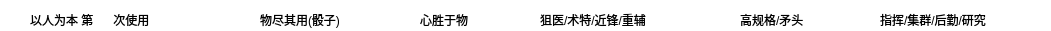
   <widget class="QGroupBox" name="groupBox">
    <property name="geometry">
     <rect>
      <x>120</x>
      <y>160</y>
      <width>1051</width>
      <height>31</height>
     </rect>
    </property>
    <property name="styleSheet">
     <string notr="true">background:transparent;border-width:0;border-style:outset</string>
    </property>
    <property name="title">
     <string/>
    </property>
    <widget class="QRadioButton" name="rb_1">
     <property name="geometry">
      <rect>
       <x>10</x>
       <y>10</y>
       <width>201</width>
       <height>19</height>
      </rect>
     </property>
     <property name="text">
      <string>以人为本 第      次使用</string>
     </property>
    </widget>
    <widget class="QRadioButton" name="rb_2">
     <property name="geometry">
      <rect>
       <x>240</x>
       <y>10</y>
       <width>131</width>
       <height>19</height>
      </rect>
     </property>
     <property name="text">
      <string>物尽其用(骰子)</string>
     </property>
    </widget>
    <widget class="QRadioButton" name="rb_3">
     <property name="geometry">
      <rect>
       <x>400</x>
       <y>10</y>
       <width>115</width>
       <height>19</height>
      </rect>
     </property>
     <property name="text">
      <string>心胜于物</string>
     </property>
    </widget>
    <widget class="QRadioButton" name="rb_4">
     <property name="geometry">
      <rect>
       <x>520</x>
       <y>10</y>
       <width>181</width>
       <height>19</height>
      </rect>
     </property>
     <property name="text">
      <string>狙医/术特/近锋/重辅</string>
     </property>
    </widget>
    <widget class="QRadioButton" name="rb_5">
     <property name="geometry">
      <rect>
       <x>720</x>
       <y>10</y>
       <width>111</width>
       <height>19</height>
      </rect>
     </property>
     <property name="text">
      <string>高规格/矛头</string>
     </property>
    </widget>
    <widget class="QRadioButton" name="rb_6">
     <property name="geometry">
      <rect>
       <x>860</x>
       <y>10</y>
       <width>171</width>
       <height>19</height>
      </rect>
     </property>
     <property name="text">
      <string>指挥/集群/后勤/研究</string>
     </property>
    </widget>
   </widget>
